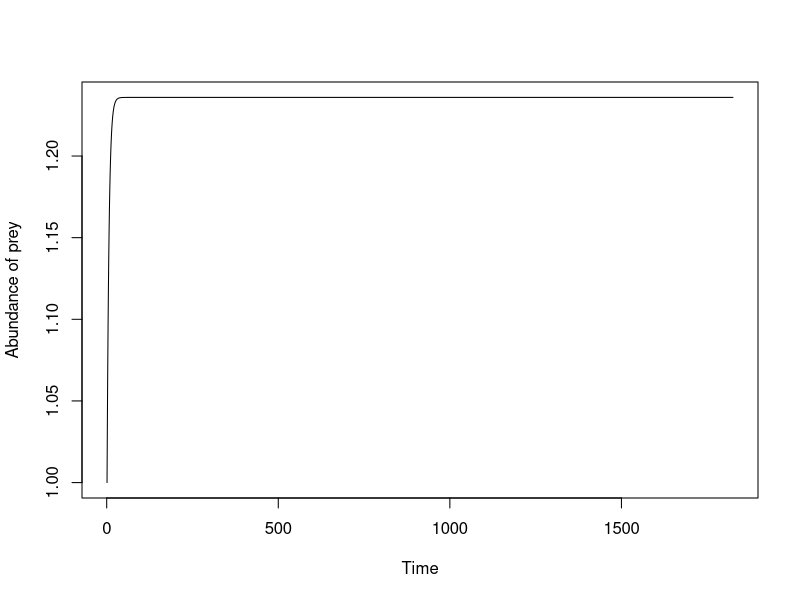

Reproduce this figure in R.
## ---- chunk 1
library(deSolve)
## ---- chunk 2
LV_prey_pred <- function(t, state, param) {
}

## ---- chunk 3
LV_prey_pred <- function(t, state, param) {
  with(as.list(c(state, param)), {
    
    dV <- (r * V) - (k * V * P)
    dP <- (a * k * V * P) -  mu * P

    return(list(c(V = dV, P = dP)))
  })
}
## ---- chunk 4
times <- 1:(365 * 5) # 5 years
## ---- chunk 5
param <- c(r= 1, k = 0.02, a = 0.5, mu = 0.2)
## ---- chunk 6
states <- c(V = 1,P = 2)
## ---- chunk 7
lv_results <- ode(y = states, times = times, func = LV_prey_pred, parms = param)

head(lv_results, 10)
## ---- chunk 8
LV_prey_pred_mistake <- function(t, state, param) {
  with(as.list(c(state, param)), {
    
    dV <- (r * V) + (k * V * P) # The number of prey increases... with predation
    dP <- (a * k * V * P) -  mu * P

    return(list(c(V = dV, P = dP)))
  })
}
## ---- chunk 9
param_no_b <- param
param_no_b["r"] <- 0
## ---- chunk 10
lv_test_no_b <- data.frame(ode(y = states, times = times, func = LV_prey_pred_mistake, parms = param_no_b))
## ---- chunk 11
plot(lv_test_no_b[,"V"], type = 'l',xlab = "Time", ylab = "Abundance of prey")
